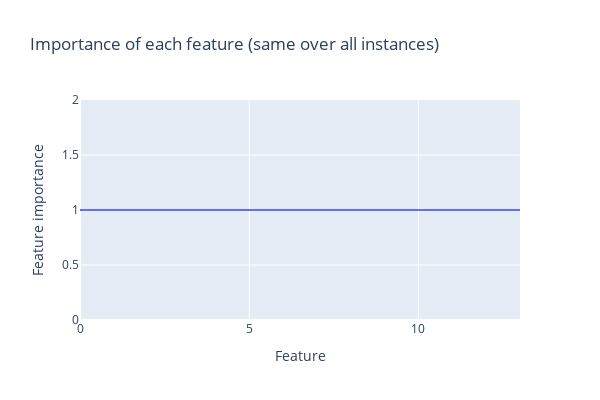
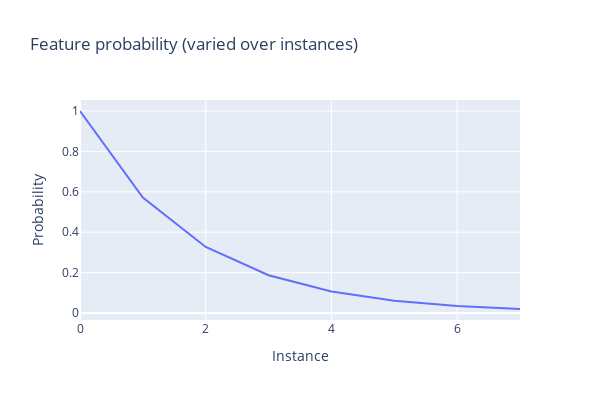

Notebook code for these charts, in order:
### Markdown cell above
### same importance

### Code cell
cfg = Config(
    n_instances = 8,
    n_features = 14,
    n_hidden = 2,
    branching_factor = 2,
    tree_depth = 3,
)


# importance varies within features for each instance
# importance = (0.9 ** t.arange(cfg.n_features))
importance = (1.0 ** t.arange(cfg.n_features))
importance = einops.rearrange(importance, "features -> () features")

# sparsity is the same for all features in a given instance, but varies over instances
feature_probability = (50 ** -t.linspace(0, 1, cfg.n_instances))
feature_probability = einops.rearrange(feature_probability, "instances -> instances ()")

line(importance.squeeze(), width=600, height=400, title="Importance of each feature (same over all instances)", labels={"y": "Feature importance", "x": "Feature"})
line(feature_probability.squeeze(), width=600, height=400, title="Feature probability (varied over instances)", labels={"y": "Probability", "x": "Instance"})

### Figure 1 — Plotly figure (JSON) as saved in the notebook; plotly's stock layout.template omitted (floating-point values rounded to 4 significant figures)
{"data": [{"hovertemplate": "Feature=%{x}<br>Feature importance=%{y}<extra></extra>", "legendgroup": "", "line": {"color": "#636efa", "dash": "solid"}, "marker": {"symbol": "circle"}, "mode": "lines", "name": "", "orientation": "v", "showlegend": false, "type": "scatter", "x": [0, 1, 2, 3, 4, 5, 6, 7, 8, 9, 10, 11, 12, 13], "xaxis": "x", "y": [1, 1, 1, 1, 1, 1, 1, 1, 1, 1, 1, 1, 1, 1], "yaxis": "y"}], "layout": {"height": 400, "hovermode": "x unified", "legend": {"tracegroupgap": 0}, "title": {"text": "Importance of each feature (same over all instances)"}, "width": 600, "xaxis": {"anchor": "y", "autorange": true, "domain": [0, 1], "range": [0, 13], "title": {"text": "Feature"}, "type": "linear"}, "yaxis": {"anchor": "x", "autorange": true, "domain": [0, 1], "range": [0, 2], "title": {"text": "Feature importance"}, "type": "linear"}}}

### Figure 2 — Plotly figure (JSON) as saved in the notebook; plotly's stock layout.template omitted (floating-point values rounded to 4 significant figures)
{"data": [{"hovertemplate": "Instance=%{x}<br>Probability=%{y}<extra></extra>", "legendgroup": "", "line": {"color": "#636efa", "dash": "solid"}, "marker": {"symbol": "circle"}, "mode": "lines", "name": "", "orientation": "v", "showlegend": false, "type": "scatter", "x": [0, 1, 2, 3, 4, 5, 6, 7], "xaxis": "x", "y": [1, 0.5719, 0.327, 0.187, 0.1069, 0.06116, 0.03497, 0.02], "yaxis": "y"}], "layout": {"height": 400, "hovermode": "x unified", "legend": {"tracegroupgap": 0}, "title": {"text": "Feature probability (varied over instances)"}, "width": 600, "xaxis": {"anchor": "y", "autorange": true, "domain": [0, 1], "range": [0, 7], "title": {"text": "Instance"}, "type": "linear"}, "yaxis": {"anchor": "x", "autorange": true, "domain": [0, 1], "range": [-0.03444, 1.054], "title": {"text": "Probability"}, "type": "linear"}}}
